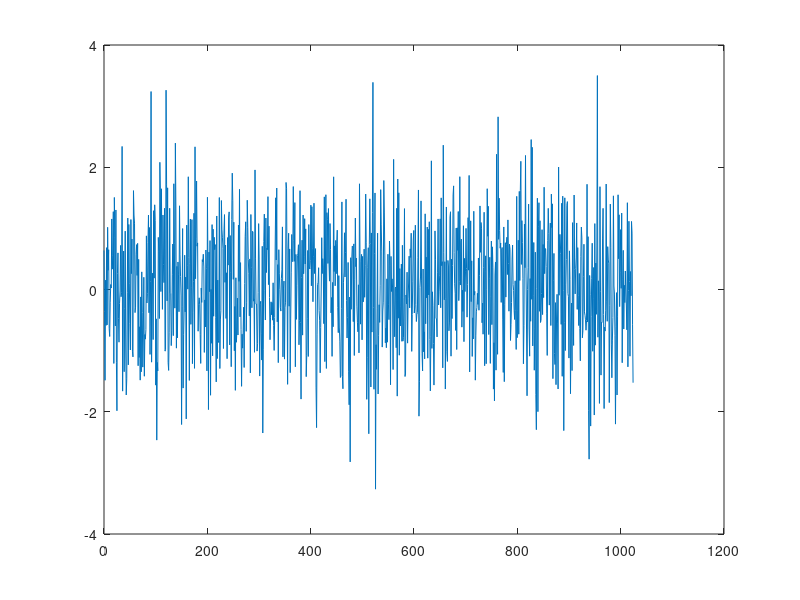

Reproduce this figure in MATLAB. (Note: this script raises an error after producing the figure.)
%TSDT14 JENS OCH DAVID task1
%% Jens Path
cd ~/Programmering/TSDT14/
%% 1st order lowpassfilter

x=randn(2^10,1).';  
%gaussian noise, if it has constant power it is white. The ACF rx[t1,t2]
%for any t1 != t2, should be zero. rx(t1,t2)  = E[X(t1)X(t2)], these are
%independent with mean zero. For t1 = t2, we get the variance, i.e. 1.
%the power of the noise is thus 1. 

Rx = 1;


%frekvens- och tidsvektor
f = linspace(0,2^10,2^10);
t = linspace(0,2^10,2^10);
dt = 1;
figure(2);
plot(t,x)
%PSD of white gaussian noise is a constant. We use 1 as an example, since
%it leads to simple scalings with different Rx.

%%

%cutoff frequency fc
fc = 10;

%Basic lowpassfilter (1/(1+j*f/fc))
H1 = 1./(1+1i*f/fc);

%Theoretical functions. 
Ryt1 = Rx./(1+(f/fc).^2);
ryt1 = Rx*pi*fc*exp(-2*pi*fc*abs(t));

%Estimated functions, should not use ifft, but a method instead, these are
%simply placeholders.
Ry1 = abs(H1).^2 * Rx;
%ry1 = ifft(Ry1,'symmetric')/dt; %symmetric, due to real signal?
X =fft(x); %X(f);
Y = X.*H1;
y = ifft(Y,'symmetric');
plot(f,y);
%%
ry1 = BmanT(y,t);

figure(1)
subplot(231);
plot(f,Ryt1); xlim([0,10]);
title('Theoretical PSD');
subplot(232);
stem(t,ryt1); xlim([-0.2,20.2]);
title('Theoretical ACF');
subplot(233);
plot(t,ryt1);
title('Theoretical ACF');

subplot(234);
plot(f,Ry1);
title('Estimated PSD');
subplot(235);
stem(t,ry1); xlim([-0.2,20.2]);
title('Estimated ACF');
subplot(236);
plot(t,ry1);
title('Estimated ACF');

%%
%Tio ordningens Butter H

%frekvens- och tidsvektor
f = 0:0.01:99.99;
t = 0:0.01:99.99;
dt = 0.01;
%PSD av vitt Gaussian brus
Rx = 10;
fc = 10;

Wc = 2*pi*fc;
[b,a] = butter(10,2*Wc,'s');

Ry2 = (polyval(b,f)./polyval(a,f))* Rx;
ry2 = ifft(Ry2,'symmetric')/dt;

%Creating the rect
x = linspace(0,99.99,10000);
rect = zeros(size(x));
rect(abs(x)<fc) = 1;


Ryt2 = Rx.*rect;
ryt2 = 2*fc*sinc(2*fc*t)*Rx;

figure(2)
subplot(221);
plot(f,Ryt2);
title('Theoretical PSD');
subplot(222);
plot(t,ryt2); xlim([0,0.5]);
title('Theoretical ACF');

subplot(223);
plot(f,Ry2);
title('Estimated PSD');
subplot(224);
plot(t,ry2); xlim([0,0.5]);
title('Estimated ACF');
